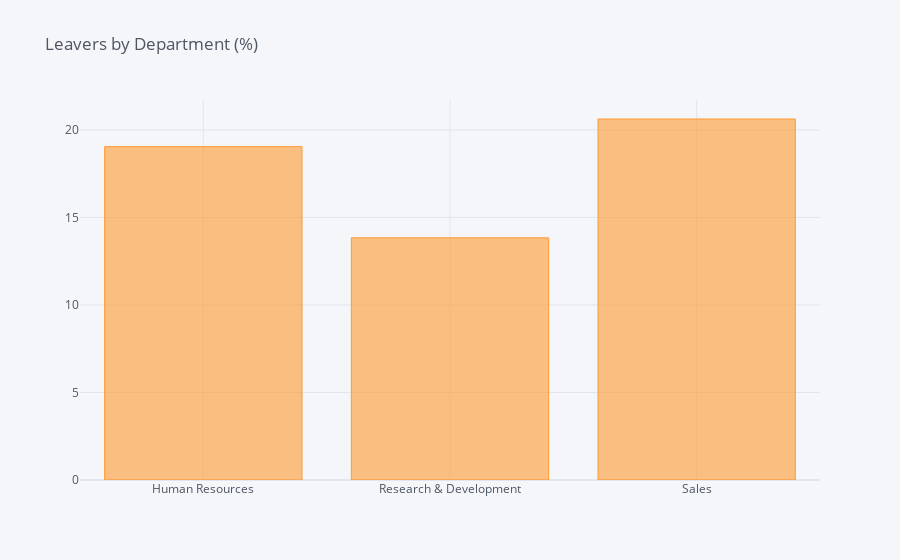

Notebook code cell kept with this figure:
### Code cell
df_Department = pd.DataFrame(columns=["Department", "% of Leavers"])
i=0
for field in list(df_HR['Department'].unique()):
    ratio = df_HR[(df_HR['Department']==field)&(df_HR['Attrition']=="Yes")].shape[0] / df_HR[df_HR['Department']==field].shape[0]
    df_Department.loc[i] = (field, ratio*100)
    i += 1
    #print("In {}, the ratio of leavers is {:.2f}%".format(field, ratio*100))
df_DF = df_Department.groupby(by="Department").sum()
df_DF.iplot(kind='bar',title='Leavers by Department (%)')

### Figure 1 — Plotly figure (JSON) as saved in the notebook; plotly's stock layout.template omitted (floating-point values rounded to 4 significant figures)
{"data": [{"marker": {"color": "rgba(255, 153, 51, 0.6)", "line": {"color": "rgba(255, 153, 51, 1.0)", "width": 1}}, "name": "% of Leavers", "orientation": "v", "text": "", "x": ["Human Resources", "Research & Development", "Sales"], "y": [19.05, 13.84, 20.63], "type": "bar"}], "layout": {"legend": {"bgcolor": "#F5F6F9", "font": {"color": "#4D5663"}}, "paper_bgcolor": "#F5F6F9", "plot_bgcolor": "#F5F6F9", "title": {"font": {"color": "#4D5663"}, "text": "Leavers by Department (%)"}, "xaxis": {"gridcolor": "#E1E5ED", "showgrid": true, "tickfont": {"color": "#4D5663"}, "title": {"font": {"color": "#4D5663"}, "text": ""}, "zerolinecolor": "#E1E5ED"}, "yaxis": {"gridcolor": "#E1E5ED", "showgrid": true, "tickfont": {"color": "#4D5663"}, "title": {"font": {"color": "#4D5663"}, "text": ""}, "zerolinecolor": "#E1E5ED"}}}
